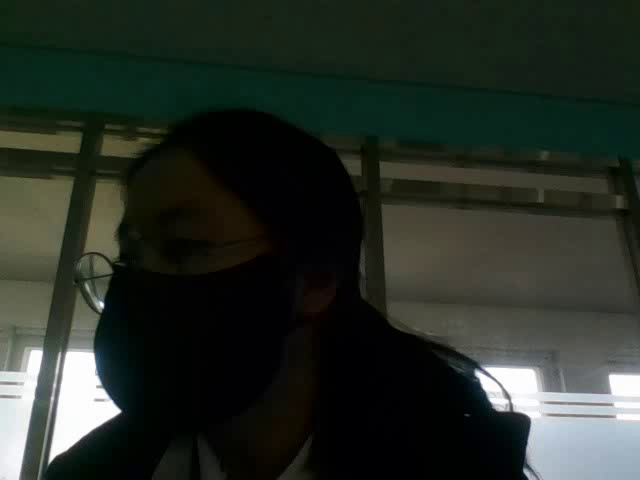
#> input picture frame 0 of prac/output.avi, 640 x 480 px, given in place of the camera
$ jupyter execute 1.ipynb   (text cells are left out)
#> lines starting #> are read from the running program, lines starting #| are printed output that depends on the picture; after the words box and inside, x2 and y2 are one past the last pixel; in counts of white or black regions, pixels touching at a corner belong together
[cell 1]
import cv2
img = cv2.imread('data/1.png')
cv2.imshow('image', img)
cv2.waitKey()
cv2.destroyAllWindows()

[cell 2]
import cv2

img = cv2.imread('data/Dog.jpg')
cv2.imshow('image', img)
cv2.waitKey()
cv2.destroyAllWindows()

[cell 3]
import cv2
img = cv2.imread('data/Dog.jpg')
cv2.imshow('image', img)
cv2.waitKey(1000)
cv2.destroyAllWindows()

[cell 4]
import cv2
cap = cv2.VideoCapture(0)
print(cap.isOpened())
while(cap.isOpened()): # 열리면
    ret, frame = cap.read()
#> frame is the input picture: shape (480, 640, 3); mean B, G, R 38.8, 46.2, 39.3
    if ret : # 제대로 실행됐으면
        cv2.imshow('frame', frame)
    if cv2.waitKey(1) & 0xFF == ord('q'): # q를 누르면 나가기
#> (key q is pressed here)
        break
    else:
        break
cap.release()
cv2.destroyAllWindows()

[cell 5]
import cv2
cap = cv2.VideoCapture(0)
fourcc = cv2.VideoWriter_fourcc(*'XVID')
out = cv2.VideoWriter('output.avi', fourcc, 20.0, (640,480))
print(cap.isOpened())
while(cap.isOpened()):
    ret, frame = cap.read()
    if ret == True:
        out.write(frame)
        gray = cv2.cvtColor(frame, cv2.COLOR_BGR2GRAY)
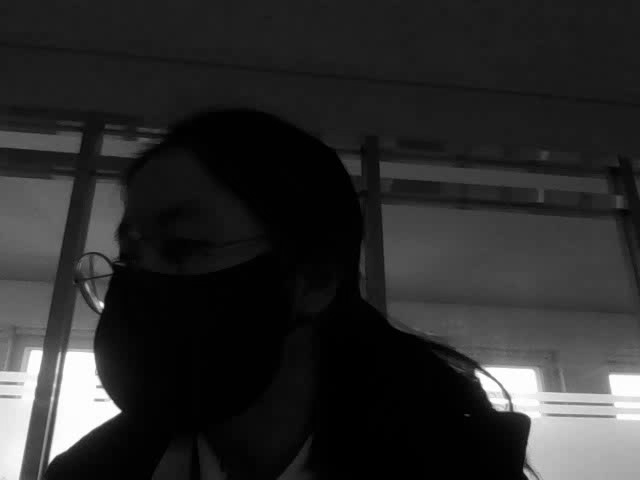
#> gray: shape (480, 640); min 0, max 255, mean 43.3
        cv2.imshow('frame', gray)
    if cv2.waitKey(1) & 0xFF == ord('q'):
#> (key q is pressed here)
        break
    else:
        break
cap.release()
out.release()
cv2.destroyAllWindows()

[cell 6]
import cv2
import datetime
cap = cv2.VideoCapture(0)
print(cap.get(cv2.CAP_PROP_FRAME_WIDTH))
print(cap.get(cv2.CAP_PROP_FRAME_HEIGHT))
#cap.set(3, 1208) #width
#cap.set(4, 720) #height
#print(cap.get(3))
#print(cap.get(4))
while(cap.isOpened()):
    ret, frame = cap.read()
    if ret :
        font = cv2.FONT_HERSHEY_SIMPLEX
        text = 'Width: ' + str(cap.get(3)) + ' Height: ' + str(cap.get(4))
        datet = str(datetime.datetime.now())
        frame = cv2.putText(frame, datet, (10,50), font, 1, (0,255,255), 2, cv2.LINE_AA)
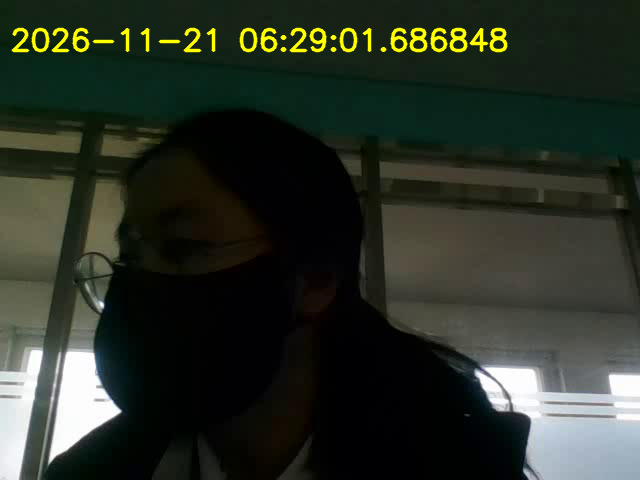
#> frame: shape (480, 640, 3); 1.8% of pixels changed, all inside (x1, y1, x2, y2) = (11, 27, 508, 53)
        cv2.imshow('frame', frame)
    if cv2.waitKey(1) & 0xFF == ord('q'):
#> (key q is pressed here)
        break
    else:
        break
cap.release()
cv2.destroyAllWindows()

$ run again, starting later in the video
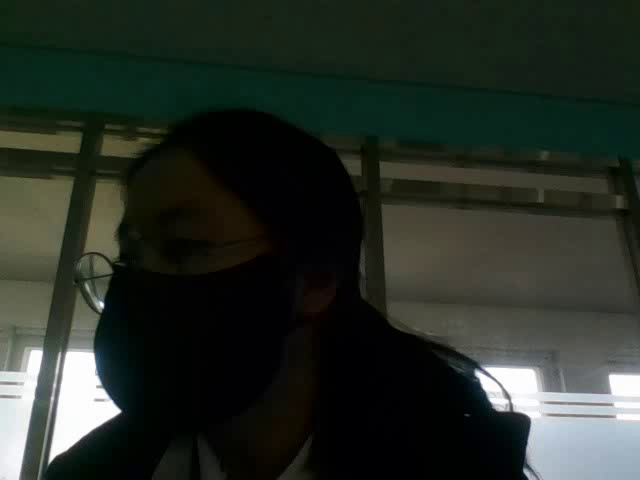
#> input picture frame 0 of prac/output.avi, 640 x 480 px, given in place of the camera
#> frame is the input picture: shape (480, 640, 3); mean B, G, R 38.8, 46.2, 39.3
#> `frame = cv2.putText(frame, datet, (10,50), font, 1, (0,255,255), 2, cv..`:
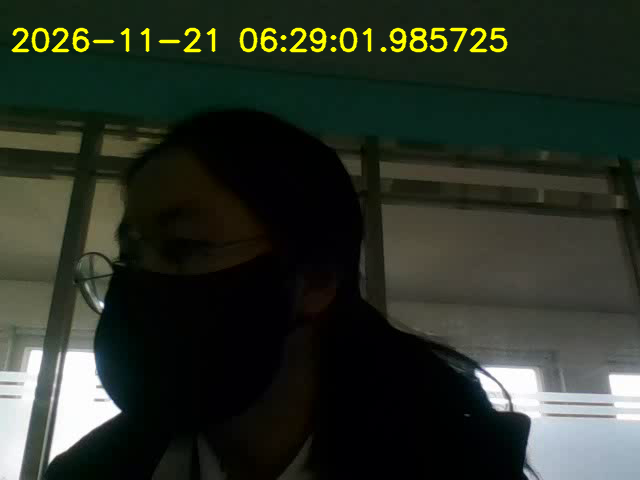
#> frame: shape (480, 640, 3); 1.74% of pixels changed, all inside (x1, y1, x2, y2) = (11, 27, 508, 53)

$ run again, starting later in the video
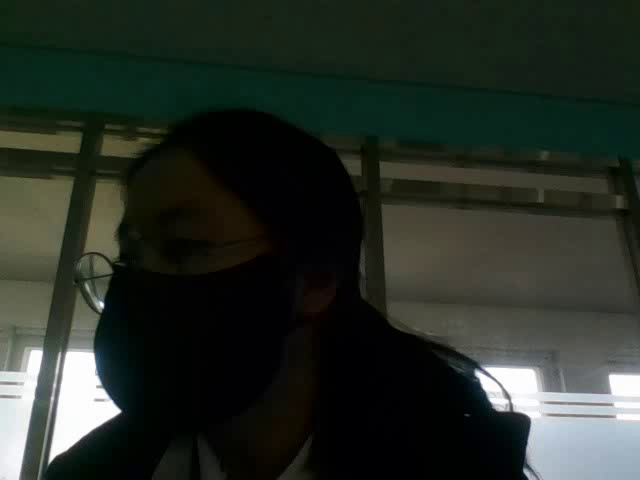
#> input picture frame 0 of prac/output.avi, 640 x 480 px, given in place of the camera
#> frame is the input picture: shape (480, 640, 3); mean B, G, R 38.8, 46.2, 39.3
#> `frame = cv2.putText(frame, datet, (10,50), font, 1, (0,255,255), 2, cv..`:
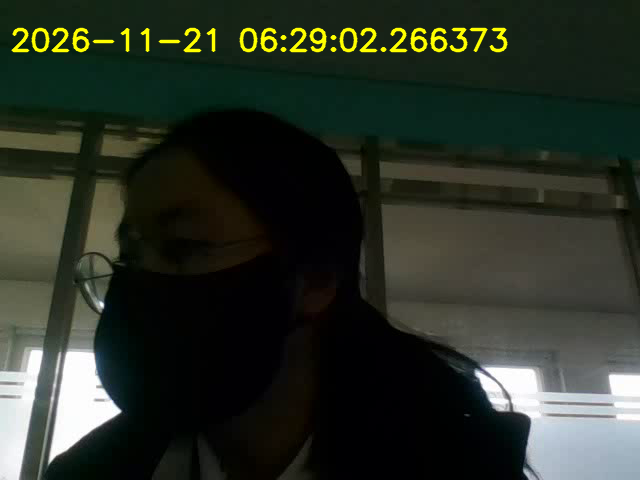
#> frame: shape (480, 640, 3); 1.75% of pixels changed, all inside (x1, y1, x2, y2) = (11, 27, 508, 53)
